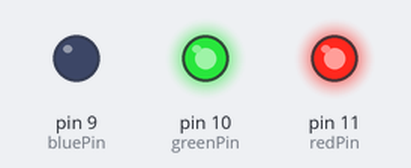
A sketch run on a simulated Arduino Uno, built with avr-gcc and run on an emulated ATmega328P. Shown: output pins drawn as LEDs (lit = HIGH).

Above: at 0.5 s.
At 1.5 s:
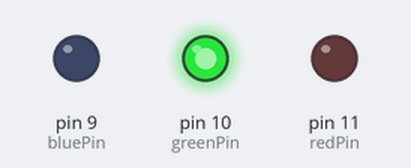
At 5.5 s:
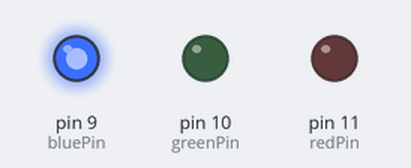
Timing chart, 0 to 6.9 s (numbered marks = the images above):
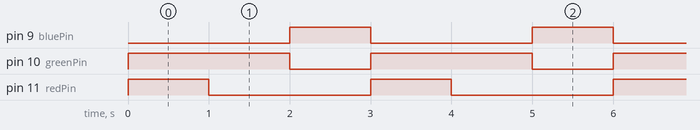

Measured:
- by itself, pin 9 (bluePin), pin 11 (redPin): alternates HIGH for 1.0 s and LOW for 2.0 s
- by itself, pin 10 (greenPin): alternates HIGH for 2.0 s and LOW for 1.0 s
- by itself, everything shown: repeats every 3.0 s, in 3 steps

The sketch:

57842890_task3A.ino.ino
```cpp
const int redPin = 11;
const int greenPin = 10;
const int bluePin = 9;

void ledBlink();

void setup() {
  // put your setup code here, to run once:
  pinMode(redPin, OUTPUT);
  pinMode(greenPin, OUTPUT);
  pinMode(bluePin, OUTPUT);
}

void loop() {
  ledBlink();
}
void ledBlink() {
  // Yellow
  digitalWrite(redPin, HIGH);
  digitalWrite(greenPin, HIGH);
  digitalWrite(bluePin, LOW);
  // Green
  delay(1000);
  digitalWrite(redPin, LOW);
  digitalWrite(greenPin, HIGH);
  digitalWrite(bluePin, LOW);
  // Blue
  delay(1000);
  digitalWrite(redPin, LOW);
  digitalWrite(greenPin, LOW);
  digitalWrite(bluePin, HIGH);
  delay(1000);
}
```
